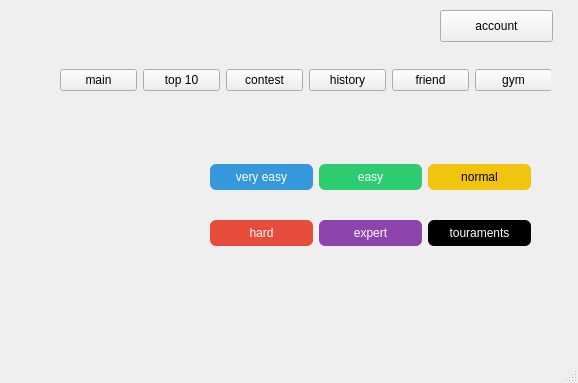
<?xml version="1.0" encoding="UTF-8"?>
<ui version="4.0">
 <class>MainWindow</class>
 <widget class="QMainWindow" name="MainWindow">
  <property name="geometry">
   <rect>
    <x>0</x>
    <y>0</y>
    <width>578</width>
    <height>383</height>
   </rect>
  </property>
  <property name="windowTitle">
   <string>MainWindow</string>
  </property>
  <widget class="QWidget" name="centralwidget">
   <widget class="QLabel" name="ta">
    <property name="geometry">
     <rect>
      <x>60</x>
      <y>150</y>
      <width>111</width>
      <height>91</height>
     </rect>
    </property>
    <property name="text">
     <string/>
    </property>
    <property name="pixmap">
     <pixmap>anh/ta-tay-cao-su-nam-viet-sport-avatar-247x296-removebg-preview.png</pixmap>
    </property>
    <property name="scaledContents">
     <bool>true</bool>
    </property>
   </widget>
   <widget class="QWidget" name="gridLayoutWidget">
    <property name="geometry">
     <rect>
      <x>210</x>
      <y>140</y>
      <width>321</width>
      <height>131</height>
     </rect>
    </property>
    <layout class="QGridLayout" name="gridLayout">
     <item row="0" column="0">
      <widget class="QPushButton" name="veryeasy">
       <property name="autoFillBackground">
        <bool>false</bool>
       </property>
       <property name="styleSheet">
        <string notr="true">QPushButton {
    background-color: #3498db;
    color: white;
    border-radius: 6px;
    padding: 6px;
}

QPushButton:hover {
    background-color: #2980b9;
}

QPushButton:pressed {
    background-color: #1c598a;
}
</string>
       </property>
       <property name="text">
        <string>very easy</string>
       </property>
      </widget>
     </item>
     <item row="0" column="1">
      <widget class="QPushButton" name="easy">
       <property name="styleSheet">
        <string notr="true">QPushButton {
    background-color: #2ecc71;
    color: white;
    border-radius: 6px;
    padding: 6px;
}

QPushButton:hover {
    background-color: #27ae60;
}

QPushButton:pressed {
    background-color: #1e8449;
}
</string>
       </property>
       <property name="text">
        <string>easy</string>
       </property>
      </widget>
     </item>
     <item row="0" column="2">
      <widget class="QPushButton" name="normal">
       <property name="styleSheet">
        <string notr="true">QPushButton {
    background-color: #f1c40f;
    color: black;
    border-radius: 6px;
    padding: 6px;
}

QPushButton:hover {
    background-color: #d4ac0d;
}

QPushButton:pressed {
    background-color: #b7950b;
}
</string>
       </property>
       <property name="text">
        <string>normal</string>
       </property>
      </widget>
     </item>
     <item row="1" column="2">
      <widget class="QPushButton" name="touraments">
       <property name="styleSheet">
        <string notr="true">QPushButton {
    background-color: #000000;
    color: white;
    border-radius: 6px;
    padding: 6px;
}

QPushButton:hover {
    background-color: #1a1a1a;
}

QPushButton:pressed {
    background-color: #333333;
}
</string>
       </property>
       <property name="text">
        <string>touraments</string>
       </property>
      </widget>
     </item>
     <item row="1" column="0">
      <widget class="QPushButton" name="hard">
       <property name="styleSheet">
        <string notr="true">QPushButton {
    background-color: #e74c3c;
    color: white;
    border-radius: 6px;
    padding: 6px;
}

QPushButton:hover {
    background-color: #c0392b;
}

QPushButton:pressed {
    background-color: #922b21;
}
</string>
       </property>
       <property name="text">
        <string>hard</string>
       </property>
      </widget>
     </item>
     <item row="1" column="1">
      <widget class="QPushButton" name="expert">
       <property name="styleSheet">
        <string notr="true">QPushButton {
    background-color: #8e44ad;
    color: white;
    border-radius: 6px;
    padding: 6px;
}

QPushButton:hover {
    background-color: #7d3c98;
}

QPushButton:pressed {
    background-color: #6c3483;
}
</string>
       </property>
       <property name="text">
        <string>expert</string>
       </property>
      </widget>
     </item>
    </layout>
   </widget>
   <widget class="QWidget" name="gridLayoutWidget_2">
    <property name="geometry">
     <rect>
      <x>60</x>
      <y>50</y>
      <width>491</width>
      <height>61</height>
     </rect>
    </property>
    <layout class="QGridLayout" name="gridLayout_2">
     <item row="0" column="7">
      <widget class="QPushButton" name="friend_button">
       <property name="text">
        <string>friend</string>
       </property>
      </widget>
     </item>
     <item row="0" column="9">
      <widget class="QPushButton" name="gym_button">
       <property name="text">
        <string>gym</string>
       </property>
      </widget>
     </item>
     <item row="0" column="0">
      <widget class="QPushButton" name="pushButton_9">
       <property name="text">
        <string>main</string>
       </property>
      </widget>
     </item>
     <item row="0" column="6">
      <widget class="QPushButton" name="history_button">
       <property name="text">
        <string>history</string>
       </property>
      </widget>
     </item>
     <item row="0" column="2">
      <widget class="QPushButton" name="top10_button">
       <property name="text">
        <string>top 10</string>
       </property>
      </widget>
     </item>
     <item row="0" column="4">
      <widget class="QPushButton" name="contest_button">
       <property name="text">
        <string>contest</string>
       </property>
      </widget>
     </item>
    </layout>
   </widget>
   <widget class="QPushButton" name="account_button">
    <property name="geometry">
     <rect>
      <x>440</x>
      <y>10</y>
      <width>113</width>
      <height>32</height>
     </rect>
    </property>
    <property name="text">
     <string>account</string>
    </property>
   </widget>
  </widget>
  <widget class="QMenuBar" name="menubar">
   <property name="geometry">
    <rect>
     <x>0</x>
     <y>0</y>
     <width>578</width>
     <height>18</height>
    </rect>
   </property>
  </widget>
  <widget class="QStatusBar" name="statusbar"/>
 </widget>
 <resources/>
 <connections/>
</ui>
